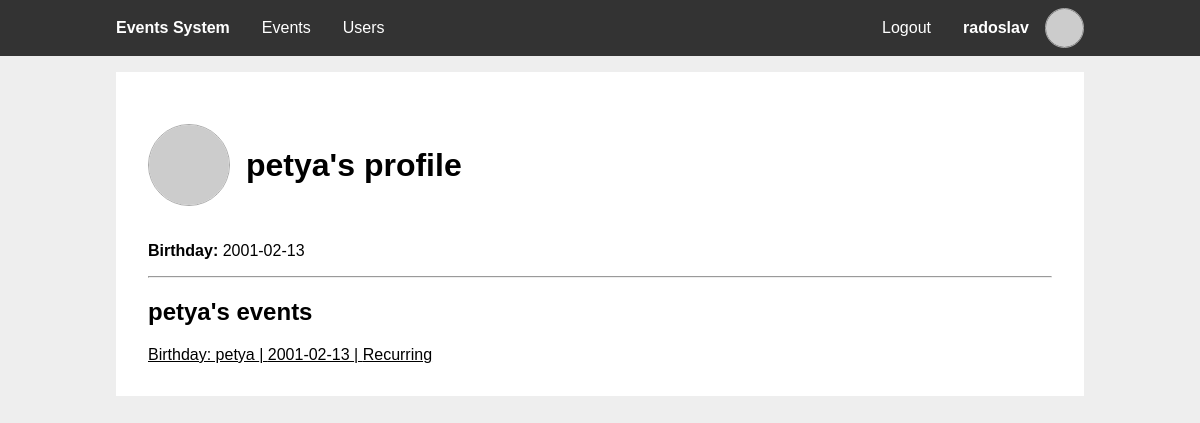
Page /user.php?id=6 (signed in) on the committed database.
### tables this page shows
CREATE TABLE `users` (
  `id` int(11) NOT NULL,
  `username` varchar(50) NOT NULL,
  `email` varchar(50) DEFAULT NULL,
  `birthday_event` int(11) NOT NULL,
  `password_hash` char(60) NOT NULL
);

CREATE TABLE `events` (
  `event_id` int(11) NOT NULL,
  `creator_id` int(11) DEFAULT NULL,
  `name` varchar(50) NOT NULL,
  `date` date NOT NULL,
  `description` varchar(100) NOT NULL,
  `recurring` tinyint(1) NOT NULL
);

### includes/db_users.php (called while the page is built, shortened)
<?php
function getUserById($user_id) {
  $pdo = getPDO();
  $stmt = $pdo->prepare('SELECT u.id,
                                u.username,
                                u.email,
                                e.date AS birthdate
                        FROM users u
                        JOIN events e ON u.birthday_event = e.event_id
                        WHERE u.id = ?');
  $stmt->execute([$user_id]);
  $user = $stmt->fetch();
  return $user;
}
?>

### includes/session.php (called while the page is built, shortened)
<?php
require_once "db_users.php";
function getUserId() {
  global $user;
  if (!$user) {
    $user = getUserById($_SESSION['user_id'] ?? null);
  }
  return $user["id"];
}
function ensureLoggedIn() {
  if (!getUserId()) {
    header('Location: ./login.php');
    exit;
  }
}
?>

### includes/gravatar.php (called while the page is built)
<?php
function gravatarUrl($arg) {
  $email = is_string($arg) ? $arg : ($arg['email'] ?: $arg['username']);
  return "https://www.gravatar.com/avatar/".hash("sha256", strtolower(trim($email)))."?d=identicon";
}
?>

### includes/db_events.php (called while the page is built, shortened)
<?php
function getEventsByOwner($viewer, $creator) {
  $pdo = getPDO();
  $stmt = $pdo->prepare('SELECT e.*
                         FROM events e
                         LEFT JOIN user_hidden_event eh ON e.event_id = eh.event_id AND eh.user_id = ?
                         WHERE e.creator_id = ? AND eh.user_id IS NULL');
  $stmt->execute([$viewer, $creator]);
  return $stmt->fetchAll();
}
?>

### user.php (the view, shortened to what this page needs)
<?php
require_once 'includes/session.php';
require_once 'includes/db_users.php';
require_once 'includes/db_events.php';
ensureLoggedIn();
$profile = getUserById($_GET['id']);
$events = getEventsByOwner($user['id'], $profile['id']);
?>
<?php
include 'templates/main_header.php';
?>
<section class="content">
  <section class="profile-container">
    <section class="profile-info">
      <img class="profile-picture" alt="Profile Picture" src="<?php echo gravatarUrl($profile) ?>">
      <h1><?php echo $profile['username'] ?>'s profile</h1>
    </section>
    <p><strong>Birthday:</strong> <?php echo $profile['birthdate'] ?></p>
    <hr>
    <h2><?php echo $profile['username'] ?>'s events</h2>
    <ul>
    <?php foreach ($events as $event): ?>
      <li>
        <a href="<?php echo "event_view.php?event_id=".$event['event_id']."&year=".date('Y') ?>">
          <?php echo $event['name'] ?> |
          <?php echo $event['date'] ?> |
          <?php echo $event['recurring'] ? "Recurring" : "Non Recurring" ?>
        </a>
      </li>
    <?php endforeach ?>
    </ul>
  </section>
</section>
<?php
include 'templates/main_footer.php'
?>

### templates/main_header.php (shortened to what this page needs)
<?php
require_once 'includes/gravatar.php';
function active($param) {
  $isActive = basename($_SERVER['SCRIPT_NAME'], ".php") === $param;
  echo $isActive ? 'class="active"' : '';
}
?>
<!DOCTYPE html>
<html lang="en">
<head>
  <link rel="stylesheet" href="styles/main.css">
</head>
<body>
  <nav>
    <div class="wrapper">
      <ul>
        <li>
          <span><h1>Events System</h1></span>
        </li>
      </ul>
      <?php if (isset($user) && $user): ?>
      <ul class="middle">
        <li>
          <a href="./" <?php active("index") ?>>Events</a>
        </li>
        <li>
          <a href="./users.php" <?php active("users") ?>>Users</a>
        </li>
      </ul>
      <ul>
        <li>
          <a href="logout.php">Logout</a>
        </li>
        <li>
          <a href="profile.php" <?php active("profile") ?>>
            <div class="profile-info">
              <strong><?php echo $user['username'] ?></strong>
              <img class="profile-picture" alt="Profile Picture" src="<?php echo gravatarUrl($user) ?>">
            </div>
          </a>
        </li>
      </ul>
      <?php endif ?>
    </div>
  </nav>
  <main class="wrapper">

### styles/main.css (style rules this page uses)
:root { --color-accent: #333; --color-accent-active: #444; --color-accent-inactive: #777; --color-background: #fff; --color-background-body: #eee; --color-text: #000; --color-text-accent: #fff; --color-text-error: #f00; --color-text-error-active: #e60000; --color-text-confirm: #0f0; --color-text-confirm-active: #00e600; --nav-height: 3.5em; }
* { box-sizing: border-box; }
body { font-family: sans-serif; color: var(--color-text); background-color: var(--color-background-body); min-height: 100vh; margin: 0; }
h1 { font-size: 2em; }
ul { list-style: none; padding: 0; margin: 0; }
a { color: inherit; }
.wrapper { width: 100%; max-width: 1000px; margin: 0 auto; }
body > main { flex-grow: 1; }
body > nav { display: flex; justify-content: center; width: 100%; top: 0; left: 0; color: var(--color-text-accent); background-color: var(--color-accent); z-index: 1; }
body > nav h1 { margin: 0; padding: 0; }
body > nav .wrapper { display: flex; flex-direction: column; }
body > nav a { text-decoration: none; }
body > nav ul { display: flex; align-items: center; flex-direction: column; }
body > nav ul.middle { flex-grow: 1; margin: 1em 0; }
body > nav li { height: var(--nav-height); width: 100%; }
body > nav li > a, body > nav li > span { display: flex; align-items: center; justify-content: center; padding: 0 1em; height: 100%; }
body > nav .profile-info { height: 100%; }
body > nav .profile-picture { height: 70%; }
.content { padding: 2em; background-color: var(--color-background); margin: 1em; }
.profile-info { display: flex; align-items: center; gap: 1em }
.profile-picture { border-radius: 50%; border: 1px solid #aaa; }
@media only screen and (min-width: 768px) { body { flex-direction: unset; padding-top: var(--nav-height); } }
@media only screen and (min-width: 768px) { body > nav { position: fixed; } }
@media only screen and (min-width: 768px) { body > nav h1 { font-size: 1em; } }
@media only screen and (min-width: 768px) { body > nav .wrapper { flex-direction: row; } }
@media only screen and (min-width: 768px) { body > nav ul { flex-direction: row; } }
@media only screen and (min-width: 768px) { body > nav ul.middle { flex-direction: row; margin: unset; } }
@media only screen and (min-width: 768px) { body > nav li { width: unset; } }

### rows in the picture
users: username "radoslav"
users: username "petya", birthday_event.date "2001-02-13"
events: name "Birthday: petya", date "2001-02-13", recurring "Recurring"
